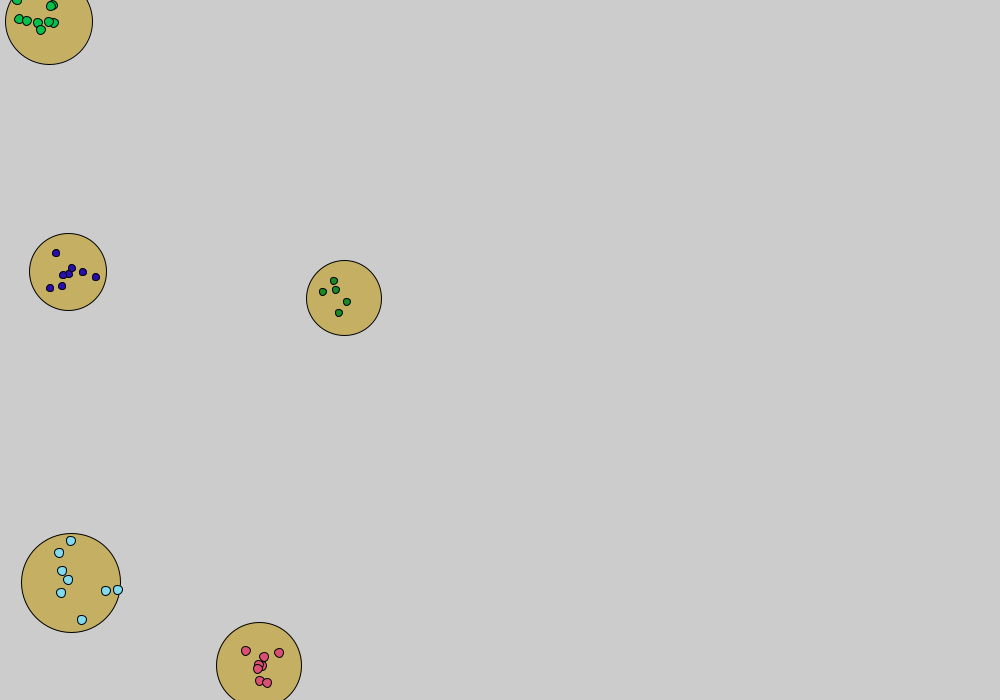
Frame 1 (no input)
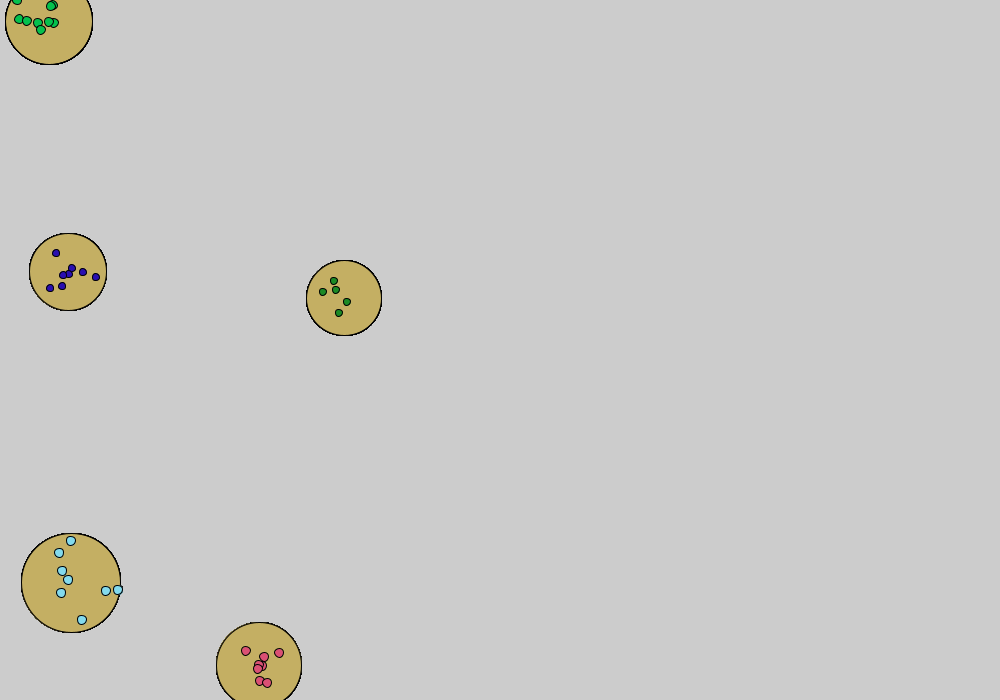
Frame 60 (the mouse pressed at the canvas centre just before this capture)
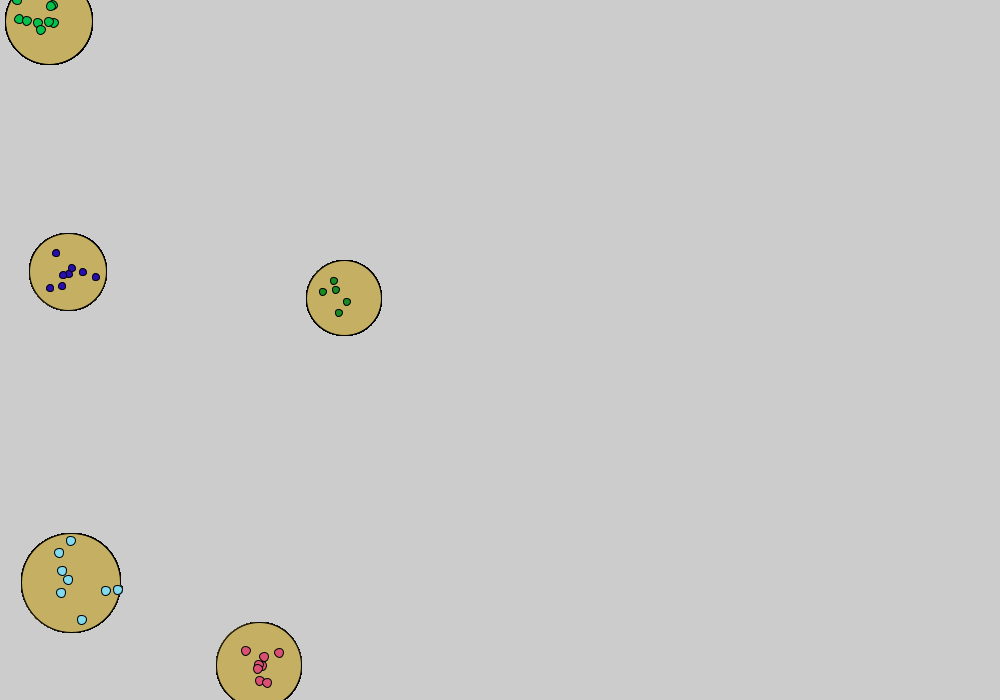
Frame 120 (the mouse held since frame 60 and released just before this capture)

The Processing sketch that drew these frames (run headless with seeded random() and noise(); from frame 60 on, the mouse is pressed at the canvas centre):

// Processing sketch: ejemplo1_oop
// ── ejemplo1_oop.pde
//programacion orientada a objetos OOP Object Oriented Programing

Galleta galletas [] = new Galleta[5];

void setup(){
  size(1000,700);
  for(int i = 0; i < galletas.length;i++){
    galletas[i] = new Galleta();
    galletas[i].iniciar();
  }
}
void draw(){
  for(int i = 0; i < galletas.length;i++){
    galletas[i].dibujar();
  }
}
// ── Chip.pde
class Chip{
  int posX, posY;
  float tamano;
  void iniciar(int x, int y, float tam){
    float radio = random(0,tam/2);
    float angulo = random(TWO_PI);
    posX = int(sin(angulo)*radio)+x;
    posY = int(cos(angulo)*radio)+y;
    //posX =  (int)random(x-tam/2, x+tam/2);
    //posY =  (int)random(y-tam/2, y+tam/2);
    tamano = tam/10;
  }
  void dibujar(){
    //fill(0);
    ellipse(posX, posY, tamano, tamano);
  }
} 
// ── Galleta.pde

class Galleta{
  //ingrediente
  int numChips;
  private int posX, posY;
  float tamano;
  Chip chips [];
  color colorChips;
  //instrucciones
  void iniciar(){
    numChips = int(random(5, 10));
    chips = new Chip [numChips];
    posX = (int)random(0, width);
    posY = (int)random(0, height);
    tamano = random(50, 200);
    
    colorChips = color(random(255),random(255),random(255));
    
    for(int i = 0; i < chips.length; i++){
      chips[i] = new Chip();
      chips[i].iniciar(posX,posY,tamano);
    }
  }
  void dibujar(){
    fill(196,175,99);
    ellipse(posX, posY, tamano, tamano);
    fill(colorChips);
    for(int i = 0; i < chips.length; i++){
      chips[i].dibujar();
    }
  }
}
